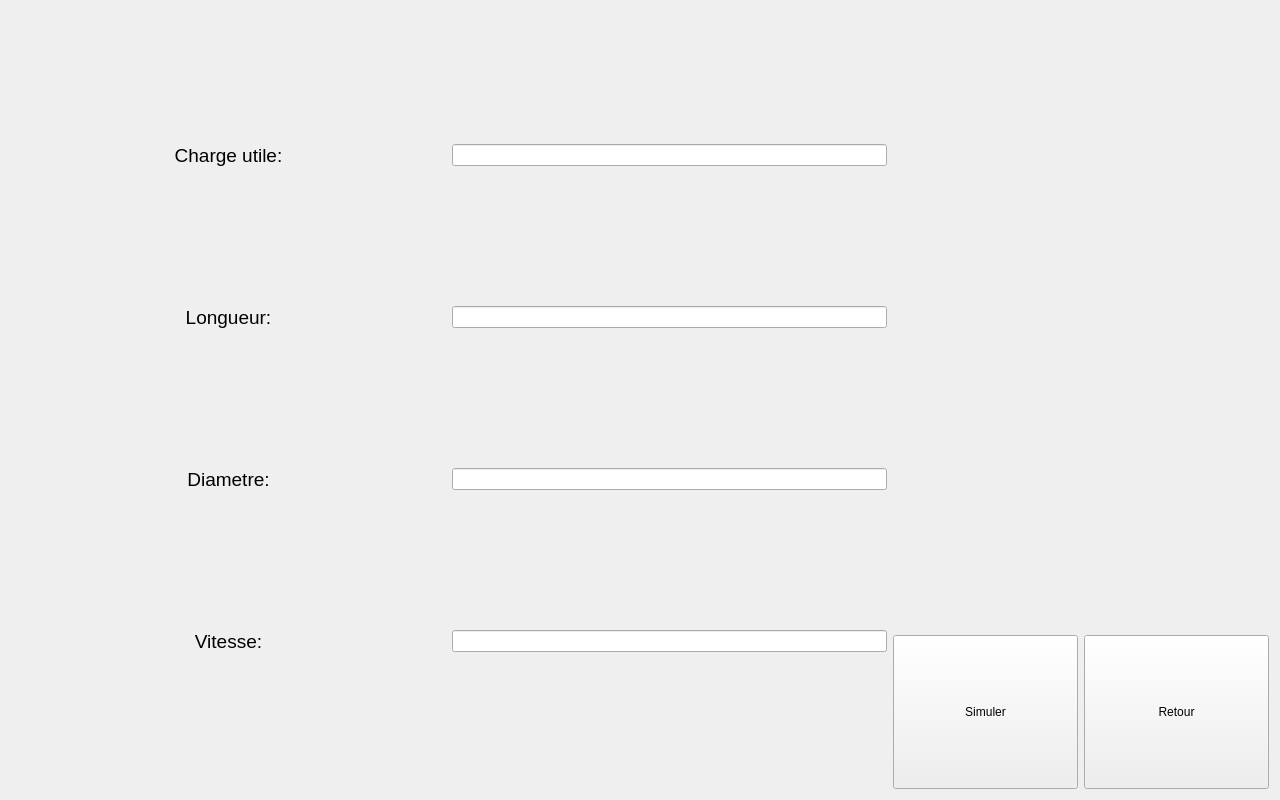
<?xml version="1.0" encoding="UTF-8"?>
<ui version="4.0">
 <class>DimManuel</class>
 <widget class="QWidget" name="DimManuel">
  <property name="geometry">
   <rect>
    <x>0</x>
    <y>0</y>
    <width>1280</width>
    <height>800</height>
   </rect>
  </property>
  <property name="windowTitle">
   <string>Form</string>
  </property>
  <layout class="QHBoxLayout" name="horizontalLayout_2" stretch="70,30">
   <item>
    <layout class="QVBoxLayout" name="verticalLayout_3">
     <item>
      <layout class="QHBoxLayout" name="horizontalLayout_5" stretch="50,50">
       <item>
        <layout class="QHBoxLayout" name="horizontalLayout_6">
         <item>
          <widget class="QLabel" name="label_2">
           <property name="font">
            <font>
             <pointsize>14</pointsize>
            </font>
           </property>
           <property name="text">
            <string>Charge utile:</string>
           </property>
           <property name="alignment">
            <set>Qt::AlignCenter</set>
           </property>
          </widget>
         </item>
        </layout>
       </item>
       <item>
        <layout class="QHBoxLayout" name="horizontalLayout_4">
         <item>
          <widget class="QLineEdit" name="lineEdit"/>
         </item>
        </layout>
       </item>
      </layout>
     </item>
     <item>
      <layout class="QHBoxLayout" name="horizontalLayout_11" stretch="50,50">
       <item>
        <layout class="QHBoxLayout" name="horizontalLayout_14">
         <item>
          <widget class="QLabel" name="label_3">
           <property name="font">
            <font>
             <pointsize>14</pointsize>
            </font>
           </property>
           <property name="text">
            <string>Longueur:</string>
           </property>
           <property name="alignment">
            <set>Qt::AlignCenter</set>
           </property>
          </widget>
         </item>
        </layout>
       </item>
       <item>
        <layout class="QHBoxLayout" name="horizontalLayout_7">
         <item>
          <widget class="QLineEdit" name="lineEdit_2"/>
         </item>
        </layout>
       </item>
      </layout>
     </item>
     <item>
      <layout class="QHBoxLayout" name="horizontalLayout_12" stretch="50,50">
       <item>
        <layout class="QHBoxLayout" name="horizontalLayout_13">
         <item>
          <widget class="QLabel" name="label_4">
           <property name="font">
            <font>
             <pointsize>14</pointsize>
            </font>
           </property>
           <property name="text">
            <string>Diametre:</string>
           </property>
           <property name="alignment">
            <set>Qt::AlignCenter</set>
           </property>
          </widget>
         </item>
        </layout>
       </item>
       <item>
        <layout class="QHBoxLayout" name="horizontalLayout_8">
         <item>
          <widget class="QLineEdit" name="lineEdit_3"/>
         </item>
        </layout>
       </item>
      </layout>
     </item>
     <item>
      <layout class="QHBoxLayout" name="horizontalLayout_10" stretch="50,50">
       <item>
        <layout class="QHBoxLayout" name="horizontalLayout_15">
         <item>
          <widget class="QLabel" name="label_5">
           <property name="font">
            <font>
             <pointsize>14</pointsize>
            </font>
           </property>
           <property name="text">
            <string>Vitesse:</string>
           </property>
           <property name="alignment">
            <set>Qt::AlignCenter</set>
           </property>
          </widget>
         </item>
        </layout>
       </item>
       <item>
        <layout class="QHBoxLayout" name="horizontalLayout_9">
         <item>
          <widget class="QLineEdit" name="lineEdit_4"/>
         </item>
        </layout>
       </item>
      </layout>
     </item>
    </layout>
   </item>
   <item>
    <layout class="QVBoxLayout" name="verticalLayout" stretch="80,20">
     <item>
      <layout class="QHBoxLayout" name="horizontalLayout_3">
       <item>
        <widget class="QLabel" name="label">
         <property name="text">
          <string/>
         </property>
         <property name="pixmap">
          <pixmap resource="image.qrc">:/images/dirigeable2.png</pixmap>
         </property>
         <property name="scaledContents">
          <bool>true</bool>
         </property>
        </widget>
       </item>
      </layout>
     </item>
     <item>
      <layout class="QHBoxLayout" name="horizontalLayout_17">
       <item>
        <layout class="QHBoxLayout" name="horizontalLayout">
         <item>
          <widget class="QPushButton" name="pushButton">
           <property name="maximumSize">
            <size>
             <width>1280</width>
             <height>800</height>
            </size>
           </property>
           <property name="text">
            <string>Simuler</string>
           </property>
          </widget>
         </item>
        </layout>
       </item>
       <item>
        <layout class="QHBoxLayout" name="horizontalLayout_16">
         <item>
          <widget class="QPushButton" name="pushButton_Retour">
           <property name="maximumSize">
            <size>
             <width>1280</width>
             <height>800</height>
            </size>
           </property>
           <property name="text">
            <string>Retour</string>
           </property>
          </widget>
         </item>
        </layout>
       </item>
      </layout>
     </item>
    </layout>
   </item>
  </layout>
 </widget>
 <resources>
  <include location="image.qrc"/>
 </resources>
 <connections/>
</ui>
